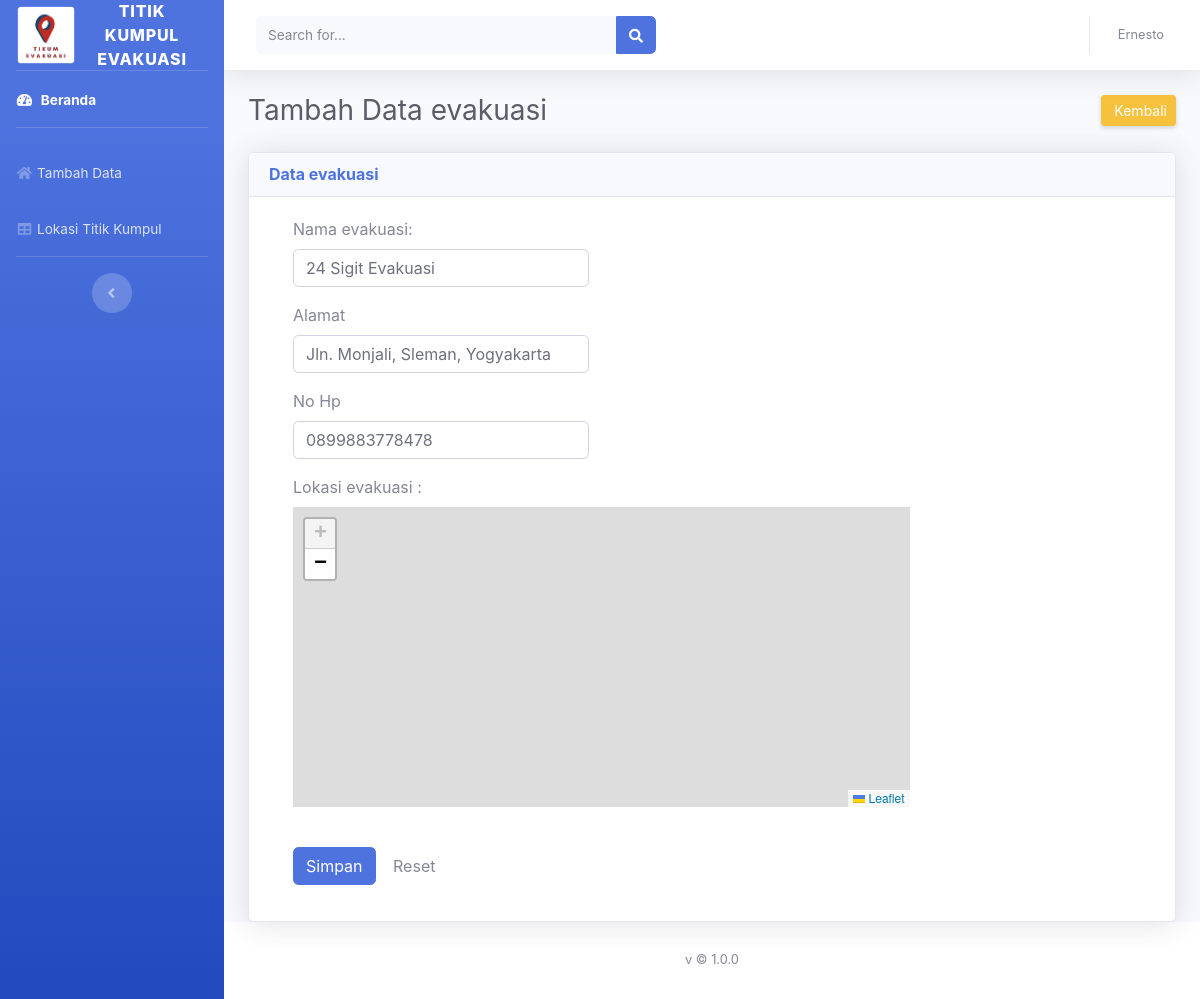
The app's page /admin/index.php?halaman=evakuasi&aksi=edit_evakuasi&id=5 with its own data.
### tables this page shows
CREATE TABLE `tb_evakuasi` (
  `id_evakuasi` int(11) NOT NULL,
  `nama` varchar(100) NOT NULL,
  `alamat` text NOT NULL,
  `no_hp` varchar(13) NOT NULL,
  `lat` varchar(55) NOT NULL,
  `lng` varchar(55) NOT NULL
);

### admin/page/hal_ubah_evakuasi.php (the view, shortened to what this page needs)
<?php
include "../koneksi/koneksi.php";
$id = @$_GET['id'];
$sql = mysqli_query($koneksi, "select * from tb_evakuasi where id_evakuasi='$id'");
$result = $sql->fetch_assoc();
?>
<div class="container-fluid">
  <div class="d-sm-flex align-items-center justify-content-between mb-4">
    <h1 class="h3 mb-0 text-gray-800">Tambah Data evakuasi</h1>
    <a href="?halaman=evakuasi" class="d-none d-sm-inline-block btn btn-sm btn-warning shadow-sm"> Kembali</a>
  </div>
  <div class="row">
    <div class="col-xl-12 col-lg-7">
      <div class="card shadow mb-12">
        <div class="card-header py-12">
          <h6 class="m-0 font-weight-bold text-primary">Data evakuasi</h6>
        </div>
        <div class="card-body">
          <div class="col-md-9">
            <form class="form-horizontal" id="form" action="" method="post" enctype="multipart/form-data">
              <div class="form-group has-feedback">
                <div class="col-md-12">
                  <label>Nama evakuasi:</label>
                </div>
                <div class="col-sm-6">
                  <input type="text" class="form-control" name="nama" value="<?php echo $result['nama']; ?>" required>
                </div>
              </div>
              <div class="form-group has-feedback">
                <div class="col-md-12">
                  <label> Alamat </label>
                </div>
                <div class="col-sm-6">
                  <input type="text" class="form-control" name="alamat" value="<?php echo $result['alamat']; ?>"
                    required>
                </div>
              </div>
              <div class="form-group has-feedback">
                <div class="col-md-12">
                  <label>No Hp</label>
                </div>
                <div class="col-sm-6">
                  <input type="text" class="form-control" name="no_hp" value="<?php echo $result['no_hp']; ?>"
                    maxlength="13" required>
                </div>
              </div>
              <div class="form-group has-feedback">
                <div class="col-md-12">
                  <label> Lokasi evakuasi :</label>
                </div>
                <div class="col-sm-12">
                  <div id="mapid" style="height: 300px"></div>
                  <br>
                </div>
              </div>
              <div class="form-group">
                <div class="col-sm-offset-4 col-sm-6">
                  <input type="submit" class="btn btn-primary" name="kirim" value="Simpan">
                  <input type="reset" class="btn btn-default" nama="reset" value="Reset">
                </div>
              </div>
            </form>
          </div>
        </div>
      </div>
    </div>
  </div>
</div>

### records on screen
tb_evakuasi: nama "24 Sigit Evakuasi", alamat "Jln. Monjali, Sleman, Yogyakarta", no_hp "0899883778478"
